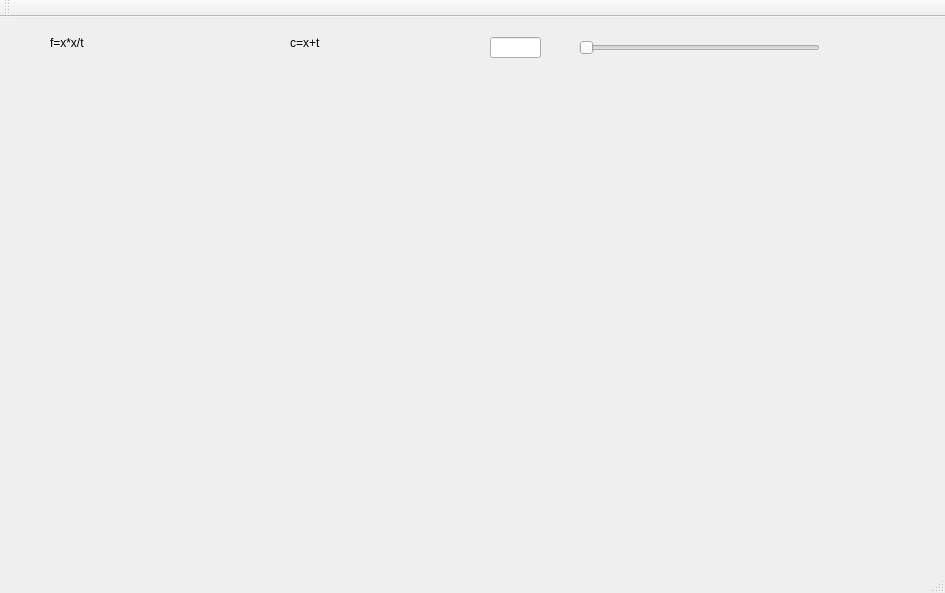
<?xml version="1.0" encoding="UTF-8"?>
<ui version="4.0">
 <class>MainWindow</class>
 <widget class="QMainWindow" name="MainWindow">
  <property name="geometry">
   <rect>
    <x>0</x>
    <y>0</y>
    <width>945</width>
    <height>593</height>
   </rect>
  </property>
  <property name="windowTitle">
   <string>MainWindow</string>
  </property>
  <widget class="QWidget" name="centralWidget">
   <widget class="QSlider" name="horizontalSlider">
    <property name="geometry">
     <rect>
      <x>579</x>
      <y>20</y>
      <width>241</width>
      <height>22</height>
     </rect>
    </property>
    <property name="orientation">
     <enum>Qt::Horizontal</enum>
    </property>
   </widget>
   <widget class="QCustomPlot" name="widget" native="true">
    <property name="geometry">
     <rect>
      <x>20</x>
      <y>80</y>
      <width>901</width>
      <height>451</height>
     </rect>
    </property>
   </widget>
   <widget class="QLabel" name="label">
    <property name="geometry">
     <rect>
      <x>50</x>
      <y>10</y>
      <width>121</width>
      <height>31</height>
     </rect>
    </property>
    <property name="text">
     <string>f=x*x/t</string>
    </property>
   </widget>
   <widget class="QLabel" name="label_2">
    <property name="geometry">
     <rect>
      <x>290</x>
      <y>10</y>
      <width>121</width>
      <height>31</height>
     </rect>
    </property>
    <property name="text">
     <string>c=x+t</string>
    </property>
   </widget>
   <widget class="QLineEdit" name="lineEdit">
    <property name="geometry">
     <rect>
      <x>490</x>
      <y>20</y>
      <width>51</width>
      <height>21</height>
     </rect>
    </property>
   </widget>
  </widget>
  <widget class="QMenuBar" name="menuBar">
   <property name="geometry">
    <rect>
     <x>0</x>
     <y>0</y>
     <width>945</width>
     <height>21</height>
    </rect>
   </property>
  </widget>
  <widget class="QToolBar" name="mainToolBar">
   <attribute name="toolBarArea">
    <enum>TopToolBarArea</enum>
   </attribute>
   <attribute name="toolBarBreak">
    <bool>false</bool>
   </attribute>
  </widget>
  <widget class="QStatusBar" name="statusBar"/>
 </widget>
 <layoutdefault spacing="6" margin="11"/>
 <customwidgets>
  <customwidget>
   <class>QCustomPlot</class>
   <extends>QWidget</extends>
   <header>qcustomplot.h</header>
   <container>1</container>
  </customwidget>
 </customwidgets>
 <resources/>
 <connections/>
</ui>
